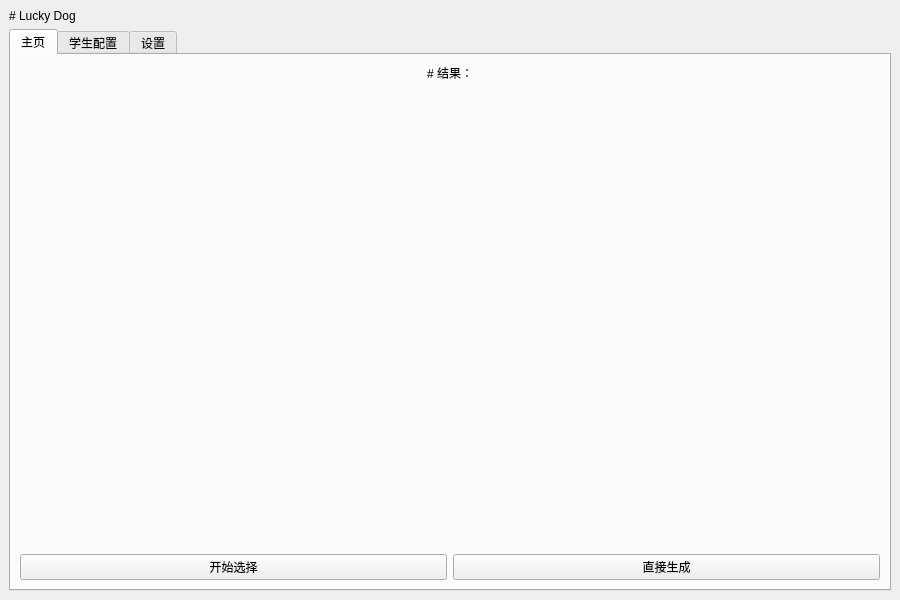
<?xml version="1.0" encoding="UTF-8"?>
<ui version="4.0">
 <class>LuckyDog</class>
 <widget class="QMainWindow" name="LuckyDog">
  <property name="geometry">
   <rect>
    <x>0</x>
    <y>0</y>
    <width>900</width>
    <height>600</height>
   </rect>
  </property>
  <property name="windowTitle">
   <string>Lucky Dog</string>
  </property>
  <widget class="QWidget" name="centralwidget">
   <layout class="QGridLayout" name="gridLayout">
    <item row="1" column="0">
     <widget class="QTabWidget" name="tabWidget">
      <property name="currentIndex">
       <number>0</number>
      </property>
      <widget class="QWidget" name="homeTab">
       <attribute name="title">
        <string>主页</string>
       </attribute>
       <layout class="QVBoxLayout" name="verticalLayout_2">
        <item>
         <widget class="QLabel" name="label">
          <property name="sizePolicy">
           <sizepolicy hsizetype="Preferred" vsizetype="Preferred">
            <horstretch>0</horstretch>
            <verstretch>0</verstretch>
           </sizepolicy>
          </property>
          <property name="text">
           <string># 结果：</string>
          </property>
          <property name="textFormat">
           <enum>Qt::MarkdownText</enum>
          </property>
          <property name="alignment">
           <set>Qt::AlignCenter</set>
          </property>
         </widget>
        </item>
        <item>
         <spacer name="verticalSpacer">
          <property name="orientation">
           <enum>Qt::Vertical</enum>
          </property>
          <property name="sizeHint" stdset="0">
           <size>
            <width>20</width>
            <height>40</height>
           </size>
          </property>
         </spacer>
        </item>
        <item>
         <layout class="QHBoxLayout" name="homeHLayout">
          <item>
           <widget class="QPushButton" name="cButton">
            <property name="sizePolicy">
             <sizepolicy hsizetype="Preferred" vsizetype="Preferred">
              <horstretch>0</horstretch>
              <verstretch>0</verstretch>
             </sizepolicy>
            </property>
            <property name="text">
             <string>开始选择</string>
            </property>
           </widget>
          </item>
          <item>
           <widget class="QPushButton" name="cButton2">
            <property name="sizePolicy">
             <sizepolicy hsizetype="Preferred" vsizetype="Preferred">
              <horstretch>0</horstretch>
              <verstretch>0</verstretch>
             </sizepolicy>
            </property>
            <property name="text">
             <string>直接生成</string>
            </property>
           </widget>
          </item>
         </layout>
        </item>
       </layout>
      </widget>
      <widget class="QWidget" name="cfgTab">
       <attribute name="title">
        <string>学生配置</string>
       </attribute>
       <layout class="QVBoxLayout" name="verticalLayout_3">
        <item>
         <widget class="QTableWidget" name="tableWidget">
          <property name="sizePolicy">
           <sizepolicy hsizetype="Expanding" vsizetype="Expanding">
            <horstretch>0</horstretch>
            <verstretch>0</verstretch>
           </sizepolicy>
          </property>
          <property name="rowCount">
           <number>3</number>
          </property>
          <property name="columnCount">
           <number>3</number>
          </property>
          <attribute name="verticalHeaderVisible">
           <bool>false</bool>
          </attribute>
          <row/>
          <row/>
          <row/>
          <column/>
          <column/>
          <column/>
         </widget>
        </item>
        <item>
         <layout class="QHBoxLayout" name="cfgHLayout">
          <item>
           <widget class="QPushButton" name="outButton">
            <property name="sizePolicy">
             <sizepolicy hsizetype="Preferred" vsizetype="Preferred">
              <horstretch>0</horstretch>
              <verstretch>0</verstretch>
             </sizepolicy>
            </property>
            <property name="text">
             <string>导出</string>
            </property>
           </widget>
          </item>
          <item>
           <widget class="QPushButton" name="inButton">
            <property name="sizePolicy">
             <sizepolicy hsizetype="Preferred" vsizetype="Preferred">
              <horstretch>0</horstretch>
              <verstretch>0</verstretch>
             </sizepolicy>
            </property>
            <property name="text">
             <string>导入</string>
            </property>
           </widget>
          </item>
          <item>
           <widget class="QPushButton" name="addButton">
            <property name="text">
             <string>添加学生</string>
            </property>
           </widget>
          </item>
          <item>
           <widget class="QPushButton" name="rmButton">
            <property name="text">
             <string>删除学生</string>
            </property>
           </widget>
          </item>
         </layout>
        </item>
       </layout>
      </widget>
      <widget class="QWidget" name="settingTab">
       <attribute name="title">
        <string>设置</string>
       </attribute>
       <layout class="QVBoxLayout" name="verticalLayout_4">
        <item>
         <layout class="QHBoxLayout" name="sHLayout">
          <item>
           <widget class="QLabel" name="sLabel">
            <property name="text">
             <string>抽取时的时间间隔</string>
            </property>
           </widget>
          </item>
          <item>
           <spacer name="horizontalSpacer">
            <property name="orientation">
             <enum>Qt::Horizontal</enum>
            </property>
            <property name="sizeHint" stdset="0">
             <size>
              <width>40</width>
              <height>20</height>
             </size>
            </property>
           </spacer>
          </item>
          <item>
           <widget class="QDoubleSpinBox" name="doubleSpinBox">
            <property name="suffix">
             <string> s</string>
            </property>
            <property name="decimals">
             <number>3</number>
            </property>
            <property name="minimum">
             <double>0.100000000000000</double>
            </property>
            <property name="maximum">
             <double>1.000000000000000</double>
            </property>
            <property name="singleStep">
             <double>0.010000000000000</double>
            </property>
           </widget>
          </item>
         </layout>
        </item>
        <item>
         <widget class="QTextBrowser" name="textBrowser">
          <property name="source">
           <url>
            <string>qrc:/text/about.md</string>
           </url>
          </property>
         </widget>
        </item>
       </layout>
      </widget>
     </widget>
    </item>
    <item row="0" column="0">
     <widget class="QLabel" name="title">
      <property name="sizePolicy">
       <sizepolicy hsizetype="Preferred" vsizetype="Preferred">
        <horstretch>0</horstretch>
        <verstretch>0</verstretch>
       </sizepolicy>
      </property>
      <property name="text">
       <string># Lucky Dog</string>
      </property>
      <property name="textFormat">
       <enum>Qt::MarkdownText</enum>
      </property>
      <property name="alignment">
       <set>Qt::AlignLeading|Qt::AlignLeft|Qt::AlignVCenter</set>
      </property>
     </widget>
    </item>
   </layout>
  </widget>
 </widget>
 <resources/>
 <connections/>
</ui>
